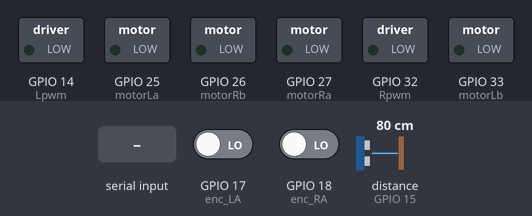
Simulated run of this sketch. Board: ESP32. Shown: switched loads named in the sketch (green lamp = pin HIGH). Wiring (inferred from the names in the program): ultrasonic range finder: trigger GPIO 13; echo GPIO 15. The inputs (shaded band) are chosen by the test bench; at power-on: GPIO 17 (enc_LA) LOW, GPIO 18 (enc_RA) LOW, distance to the obstacle (sensor on GPIO 15) 80 cm. The echo pulse lasts 58.3 µs per cm; nothing arrives over Bluetooth unless stated; pins used as bus, display or sensor lines are not drawn; what the sketch prints to the serial monitor is not drawn.

Above: at 1.2 s.
1.3 s: "f" received over the second serial link
At 2.0 s:
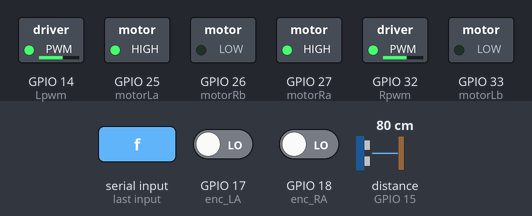
2.8 s: "b" received over the second serial link
At 3.2 s:
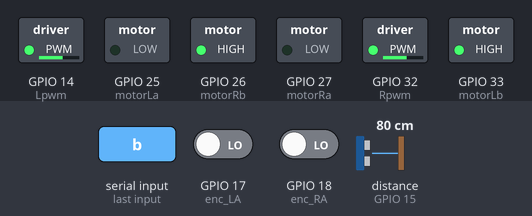
4.3 s: "r" received over the second serial link
At 5.5 s:
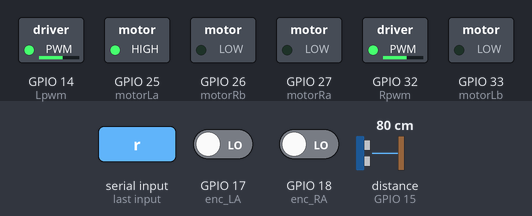
5.8 s: "l" received over the second serial link
At 6.7 s:
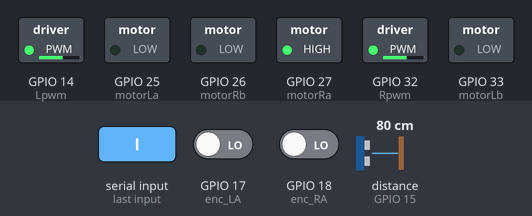
7.3 s: "s" received over the second serial link
At 7.8 s:
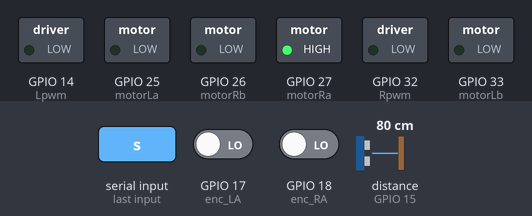
Timing chart, 0 to 9.8 s (numbered marks = the images above; inputs shaded):
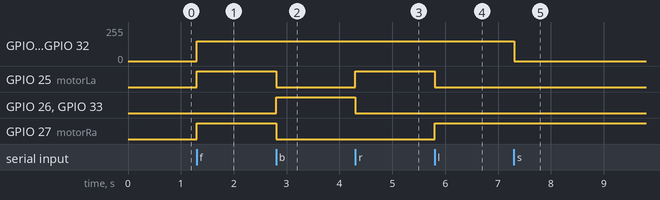

Measured:
- after the input at 1.3 s, GPIO 14 (Lpwm), GPIO 32 (Rpwm): 0/255 → 149/255 at once; GPIO 25 (motorLa), GPIO 27 (motorRa): LOW → HIGH at once
- after the input at 2.8 s, GPIO 25 (motorLa), GPIO 27 (motorRa): HIGH → LOW at once; GPIO 26 (motorRb), GPIO 33 (motorLb): LOW → HIGH at once
- after the input at 4.3 s, GPIO 25 (motorLa): LOW → HIGH at once; GPIO 26 (motorRb), GPIO 33 (motorLb): HIGH → LOW at once
- after the input at 5.8 s, GPIO 25 (motorLa): HIGH → LOW at once; GPIO 27 (motorRa): LOW → HIGH at once
- after the input at 7.3 s, GPIO 14 (Lpwm), GPIO 32 (Rpwm): 149/255 → 0/255 at once

The sketch:

c_Localization_object_detection.ino
```cpp
/*
  Author : Muhammad Luqman
  Date   : 22-9-2020

  - Bluetooth Drive
  - Localization
  - Obstical detection and distance informing

*/

//  http://www-personal.umich.edu/~johannb/position.htm book link

#include "BluetoothSerial.h"
BluetoothSerial SerialBT;

// motor pins
#define enc_RA 18
#define enc_RB 5
#define enc_LA 17
#define enc_LB 16
#define motorRa 27
#define motorRb 26
#define motorLa 25
#define motorLb 33
#define Rpwm 32
#define Lpwm 14
#define echo_Pin 15
#define trigger_Pin 13

//Fixed values
#define WHEEL_DIAMETER 0.067
#define PULSES_PER_REVOLUTION 850.0
#define AXLE_LENGTH  0.129
#define PI 3.1416

// New Variables
float disp_r_wheel       = 0;
float disp_l_wheel       = 0;
int count_R_prev         = 0;
int count_L_prev         = 0;
float x                  = 0;
float y                  = 0;
float theta              = 0;
float meter_per_ticks    = PI * WHEEL_DIAMETER / PULSES_PER_REVOLUTION;
float orientation_angle , disp_body;

// Old Variables
char command;
int count_R              = 0;                          //For Encoders
int count_L              = 0;
const int channel_R      = 0;                          //PWM setup
const int channel_L      = 1;
int Right_motor_speed    = 130;                        // Motor Base speeds
int Left_motor_speed     = 130;
long duration;
int distance;
unsigned long  prev_time;

void setup()
{
  Serial.begin(115200);
  setup_motors();
  pinMode(trigger_Pin, OUTPUT);
  pinMode(echo_Pin, INPUT);
  SerialBT.begin("Connect to Robot Car");
}


void loop()
{
    drive();
    calculate_traveling();
    measure_distance();
    send_data();

}

void drive(){
  command=SerialBT.read();
  switch (command) {
    case 'f':
      forward();
      break;
    case 'b':
      reverse();
      break;
    case 'r':
      right();
      break;
    case 'l':
      left();
      break;
    case 's':
      stopp();
      break;
                }

}

void calculate_traveling(){

    count_L_prev = count_L;
    count_R_prev = count_R;
    count_L      = 0;
    count_R      = 0;
    disp_l_wheel = (float)count_L_prev * meter_per_ticks;              // geting distance in meters each wheel has traveled
    disp_r_wheel = (float)count_R_prev * meter_per_ticks;

    if (count_L_prev == count_R_prev)
    {                                                                  // The Straight line condition -> book reference Where am i ?
      x += disp_l_wheel * cos(theta);
      y += disp_l_wheel * sin(theta);
    }
    else                                                               // for circular arc equations change
    { orientation_angle = (disp_r_wheel - disp_l_wheel)/AXLE_LENGTH;
      disp_body   = (disp_r_wheel + disp_l_wheel) / 2.0;
      x += (disp_body/orientation_angle) * (sin(orientation_angle + theta) - sin(theta));
      y -= (disp_body/orientation_angle) * (cos(orientation_angle + theta) - cos(theta));
      theta += orientation_angle;


       while(theta > PI)
         theta -= (2.0*PI);
       while(theta < -PI)
         theta += (2.0*PI);
    }

}
void measure_distance(){
    digitalWrite(trigger_Pin, LOW);
    delayMicroseconds(2);
    digitalWrite(trigger_Pin, HIGH);
    delayMicroseconds(10);

    digitalWrite(trigger_Pin, LOW);

    duration = pulseIn(echo_Pin, HIGH);
    distance= duration*0.034/2;Serial.println(distance);
    }

void send_data(){
  if( millis() - prev_time>1000){
  SerialBT.print("X =");SerialBT.print(x);SerialBT.print(" | ");
  SerialBT.print("Y =");SerialBT.println(y);
  prev_time=millis();
  if(distance<15){
      SerialBT.print("Object at ");SerialBT.print(distance);
      SerialBT.println("cm");}

  }

}

// Encoders-Interrupt callback functions
void Update_encR(){
   if (digitalRead(enc_RA) == digitalRead(enc_RB)) count_R--;
    else count_R++;
}

void Update_encL(){
 if (digitalRead(enc_LA) == digitalRead(enc_LB)) count_L--;
  else count_L++;
}

// all motor setup is done in one function call
void setup_motors(){
  // pwm setup variables
  const int freq = 5000;
  const int res = 8;

  // direction for motor pinout defination
  pinMode(motorLa, OUTPUT);
  pinMode(motorLb, OUTPUT);
  pinMode(motorRa, OUTPUT);
  pinMode(motorRb, OUTPUT);
  // encoder pinout defination
  pinMode(enc_RA,INPUT);
  pinMode(enc_RB,INPUT);
  pinMode(enc_LA,INPUT);
  pinMode(enc_LB,INPUT);
  // Interrupt connection to gpio pins and defining interrupt case
  attachInterrupt(digitalPinToInterrupt(enc_RA),Update_encR,CHANGE);
  attachInterrupt(digitalPinToInterrupt(enc_LA),Update_encL,CHANGE);
  // Pwm functionality setup
  ledcSetup(channel_R ,freq , res);
  ledcSetup(channel_L ,freq , res);
  ledcAttachPin(Rpwm,channel_R);
  ledcAttachPin(Lpwm,channel_L);

}


void stopp(){
  ledcWrite(channel_R , 0);
  ledcWrite(channel_L , 0);
}

void reverse(){
  digitalWrite(motorLa,LOW);
  digitalWrite(motorRa,LOW);
  digitalWrite(motorLb,HIGH);
  digitalWrite(motorRb,HIGH);
  ledcWrite(channel_R , 150);
  ledcWrite(channel_L , 150);
}
void forward(){
  digitalWrite(motorLa,HIGH);
  digitalWrite(motorRa,HIGH);
  digitalWrite(motorLb,LOW);
  digitalWrite(motorRb,LOW);
  ledcWrite(channel_R , 150);
  ledcWrite(channel_L , 150);
}

void left(){
  digitalWrite(motorLa,LOW);
  digitalWrite(motorRa,HIGH);
  digitalWrite(motorLb,LOW);
  digitalWrite(motorRb,LOW);
  ledcWrite(channel_R , 150);
  ledcWrite(channel_L , 150);
}
void right(){
  digitalWrite(motorLa,HIGH);
  digitalWrite(motorRa,LOW);
  digitalWrite(motorLb,LOW);
  digitalWrite(motorRb,LOW);
  ledcWrite(channel_R , 150);
  ledcWrite(channel_L , 150);
}
```
